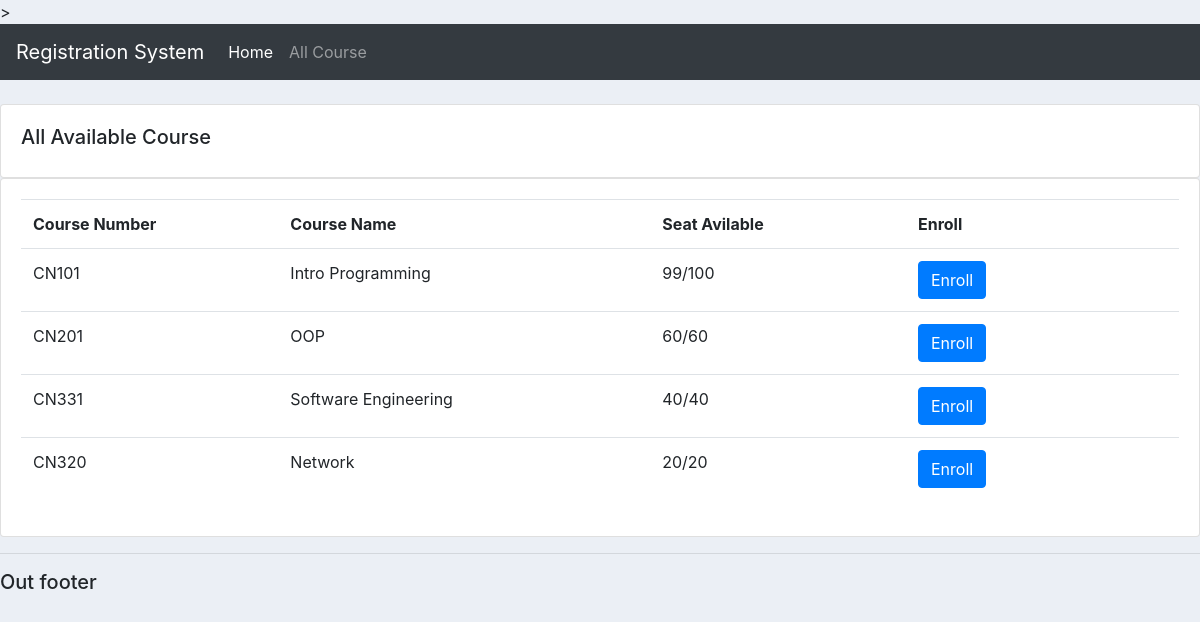
Page /all_course/ on the earlier database version.
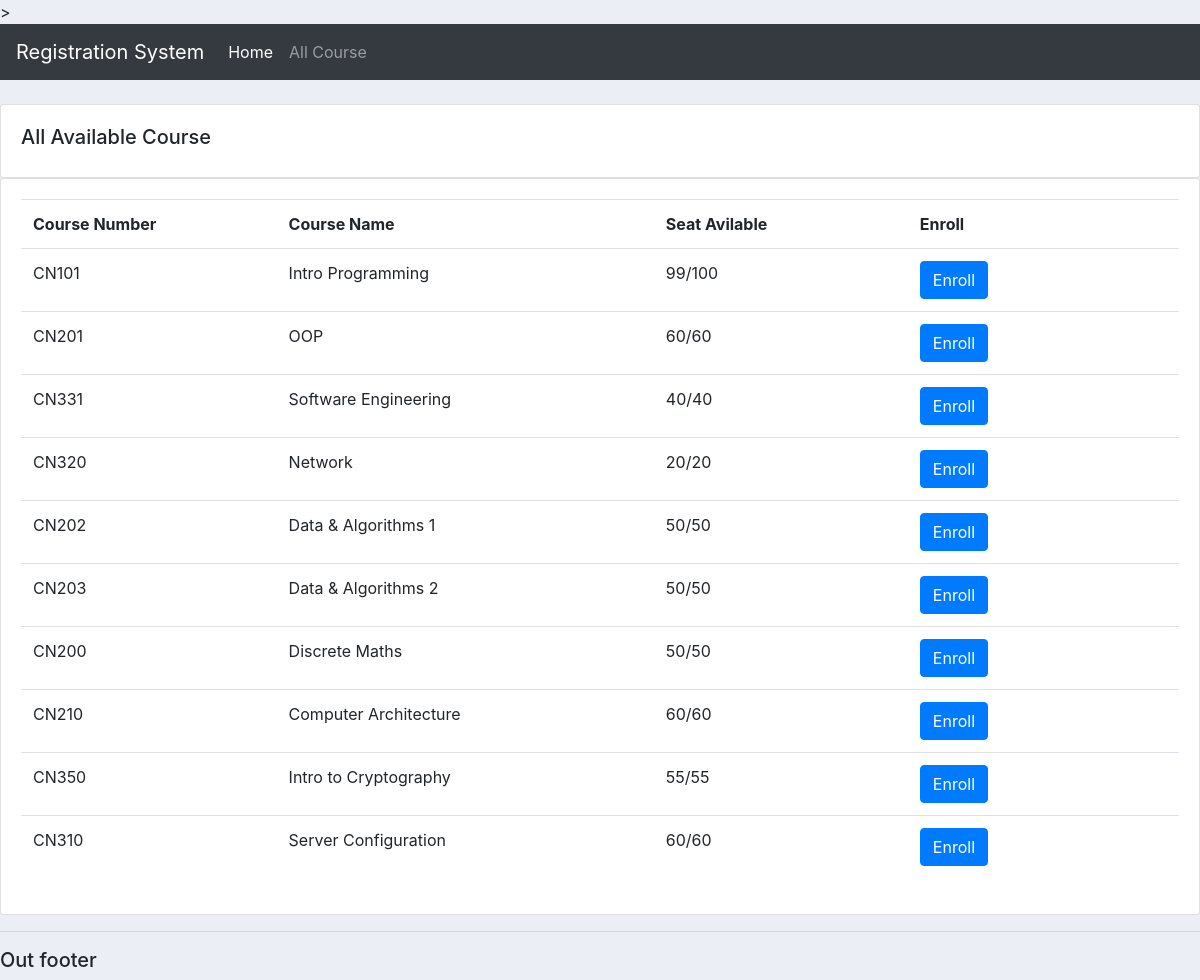
Same page on the later database version.
### users/models.py (models this page shows, shortened)
class Course(models.Model):
    course_num = models.CharField(max_length=5)
    course_name = models.CharField(max_length=64)
    seat = models.IntegerField(null=True)
    maxSeat = models.IntegerField(null=True)
    semester = models.IntegerField(null=True)
    year = models.IntegerField(null=True)
    state = models.BooleanField(default=None)
    def availableSeat(self):
        return self.maxSeat-self.seat

### users/views.py (the view)
# urls.py: path('all_course/', views.all_course, name = "all_course"),
def all_course(request):
    course = Course.objects.all()
    total = Course.objects.all()
    return render(request, 'users/all_course.html', {'course' :course})

### users/templates/users/all_course.html
{% extends 'users/main.html' %}
{% block content %}
        <br>
        <div class="row">
            <div class="col-md">
                <div class="card card-body">
                    <h5>All Available Course</h5>
                </div>
                <div class="card card-body">
                    <table class="table">
                        <tr>
                            <th width ="30">Course Number</th>
                            <th width ="60"></width>Course Name</th>
                            <th width ="30"></width>Seat Avilable</th>
                            <th width ="30"></width>Enroll</th>
                        </tr>
                        {% for i in course %}
                            <tr>
                                <td>{{i.course_num}}</td>
                                <td>{{i.course_name}}</td>
                                <td>{{i.availableSeat}}/{{i.maxSeat}}</td>
                                <td><a href={% url 'home'%}><button id="enroll" class="btn btn-primary" type="submit">Enroll</button>
                                </td>
                            </tr>
                        {% endfor %}
                    </table>
                </div>
            </div>
        </div>
{% endblock %}

Differences in the rows shown:
added Course: course_num "CN202", course_name "Data & Algorithms 1", availableSeat "50", maxSeat "50"
added Course: course_num "CN203", course_name "Data & Algorithms 2", availableSeat "50", maxSeat "50"
added Course: course_num "CN200", course_name "Discrete Maths", availableSeat "50", maxSeat "50"
added Course: course_num "CN210", course_name "Computer Architecture", availableSeat "60", maxSeat "60"
added Course: course_num "CN350", course_name "Intro to Cryptography", availableSeat "55", maxSeat "55"
added Course: course_num "CN310", course_name "Server Configuration", availableSeat "60", maxSeat "60"
